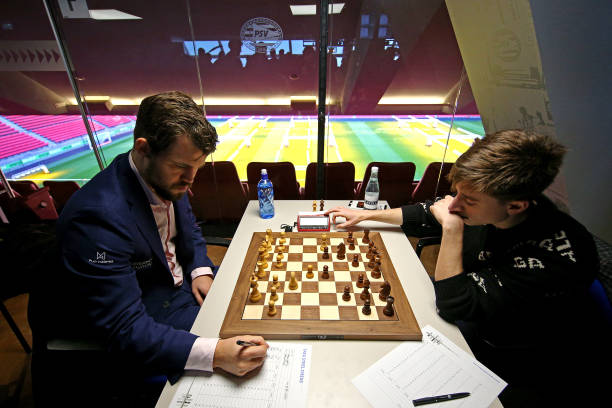
//> input picture opencv-cpp/4.Hough/chess.jpg, 612 x 408 px
$ ./hough   (built with g++ and OpenCV 4)
//> lines starting //> are read from the running program, lines starting //| are printed output that depends on the picture

#include "opencv2/imgcodecs.hpp"
#include "opencv2/highgui.hpp"
#include "opencv2/imgproc.hpp"

using namespace cv;
using namespace std;

int main(int argc, char** argv)
{
    // Declare the output variables
    Mat dst, cdst, cdstP;

    const char* default_file = "chess.jpg";
    const char* filename = argc >=2 ? argv[1] : default_file;

    // Loads an image
    Mat src = imread( samples::findFile( filename ), IMREAD_GRAYSCALE );
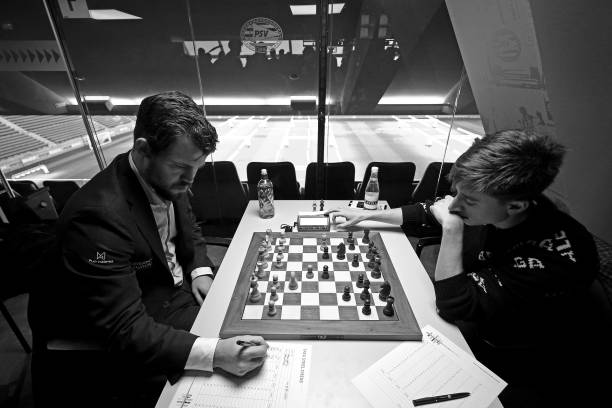
//> src: 408 rows x 612 cols, CV_8UC1; min 0, max 255, mean 84

    // Check if image is loaded fine
    if(src.empty()){
        printf(" Error opening image\n");
        printf(" Program Arguments: [image_name -- default %s] \n", default_file);
        return -1;
    }

    // Edge detection
    Canny(src, dst, 50, 200, 3);
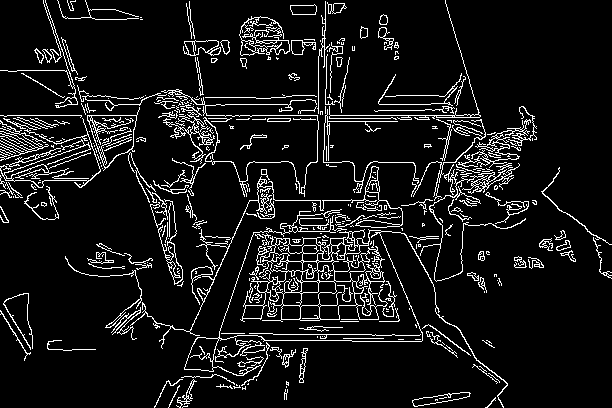
//> dst: 408 rows x 612 cols, CV_8UC1; 8.8% white in thin lines or dots

    // Copy edges to the images that will display the results in BGR
    cvtColor(dst, cdst, COLOR_GRAY2BGR);
//> cdst: 408 rows x 612 cols, CV_8UC3; 8.8% white in thin lines or dots
    cdstP = cdst.clone();

    // Standard Hough Line Transform
    vector<Vec2f> lines; // will hold the results of the detection
    HoughLines(dst, lines, 1, CV_PI/180, 150, 0, 0 ); // runs the actual detection
//> lines = 11 lines (rho, theta): [115, 1.57], [104, 1.57], [121, 1.57], [162, 1.57], [124, 1.55], [114, 1.59], [118, 1.57], [200, 1.57], [1, 2.22], [122, 1.55], [328, 1.59]
    // Draw the lines
    for( size_t i = 0; i < lines.size(); i++ )
    {
        float rho = lines[i][0], theta = lines[i][1];
        Point pt1, pt2;
        double a = cos(theta), b = sin(theta);
        double x0 = a*rho, y0 = b*rho;
        pt1.x = cvRound(x0 + 1000*(-b));
        pt1.y = cvRound(y0 + 1000*(a));
        pt2.x = cvRound(x0 - 1000*(-b));
        pt2.y = cvRound(y0 - 1000*(a));
        line( cdst, pt1, pt2, Scalar(0,0,255), 3, LINE_AA);
    }
//> this loop made 11 passes
//> (rho, theta, a, b, x0, y0) on passes 1 to 11: (115, 1.57, -4.37e-08, 1, -5.03e-06, 115), (104, 1.57, -4.37e-08, 1, -4.55e-06, 104), (121, 1.57, -4.37e-08, 1, -5.29e-06, 121), (162, 1.57, -4.37e-08, 1, -7.08e-06, 162), (124, 1.55, 0.0175, 1, 2.16, 124), (114, 1.59, -0.0175, 1, -1.99, 114), (118, 1.57, -4.37e-08, 1, -5.16e-06, 118), (200, 1.57, -4.37e-08, 1, -8.74e-06, 200), (1, 2.22, -0.602, 0.799, -0.602, 0.799), (122, 1.55, 0.0175, 1, 2.13, 122), (328, 1.59, -0.0175, 1, -5.72, 328)
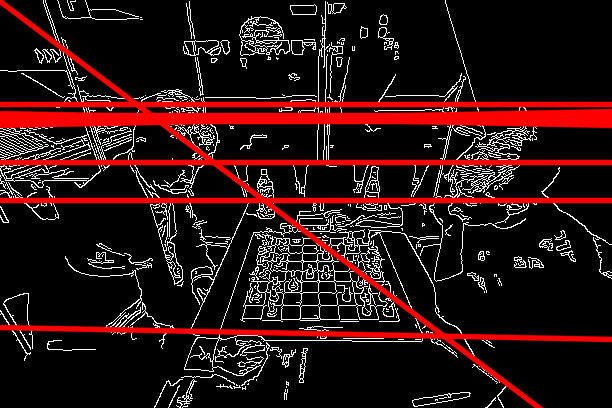
//> cdst: 408 rows x 612 cols, CV_8UC3; mean B, G, R 18.5, 18.5, 43.9

    // Probabilistic Line Transform
    vector<Vec4i> linesP; // will hold the results of the detection
    HoughLinesP(dst, linesP, 1, CV_PI/180, 50, 50, 10 ); // runs the actual detection
//> linesP = 149 lines (x1, y1, x2, y2), first 8: [162, 115, 480, 115], [265, 118, 399, 118], [293, 223, 394, 299], [216, 104, 290, 104], [158, 117, 231, 118], [318, 121, 397, 121], [81, 116, 136, 115], [0, 115, 80, 156]
    // Draw the lines
    for( size_t i = 0; i < linesP.size(); i++ )
    {
        Vec4i l = linesP[i];
        line( cdstP, Point(l[0], l[1]), Point(l[2], l[3]), Scalar(0,0,255), 3, LINE_AA);
    }
//> this loop made 149 passes
//> l on passes 1 to 12: [162, 115, 480, 115], [265, 118, 399, 118], [293, 223, 394, 299], [216, 104, 290, 104], [158, 117, 231, 118], [318, 121, 397, 121], [81, 116, 136, 115], [0, 115, 80, 156], [249, 200, 386, 200], [0, 180, 90, 180], [263, 307, 410, 204], [349, 161, 422, 333]
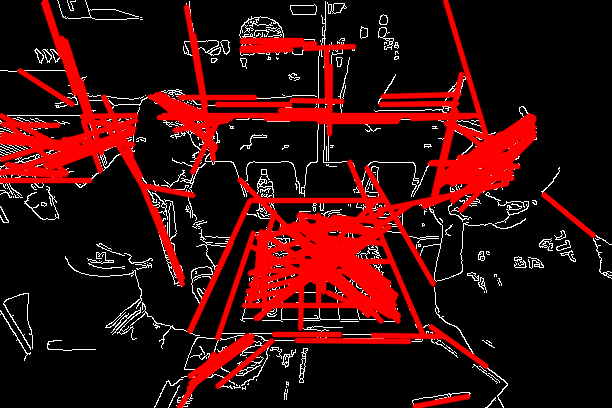
//> cdstP: 408 rows x 612 cols, CV_8UC3; mean B, G, R 10.6, 10.6, 54.5

    // Show results
    imshow("Source", src);
    imshow("Detected Lines (in red) - Standard Hough Line Transform", cdst);
    imshow("Detected Lines (in red) - Probabilistic Line Transform", cdstP);

    // Wait and Exit
    waitKey();
    return 0;
}
